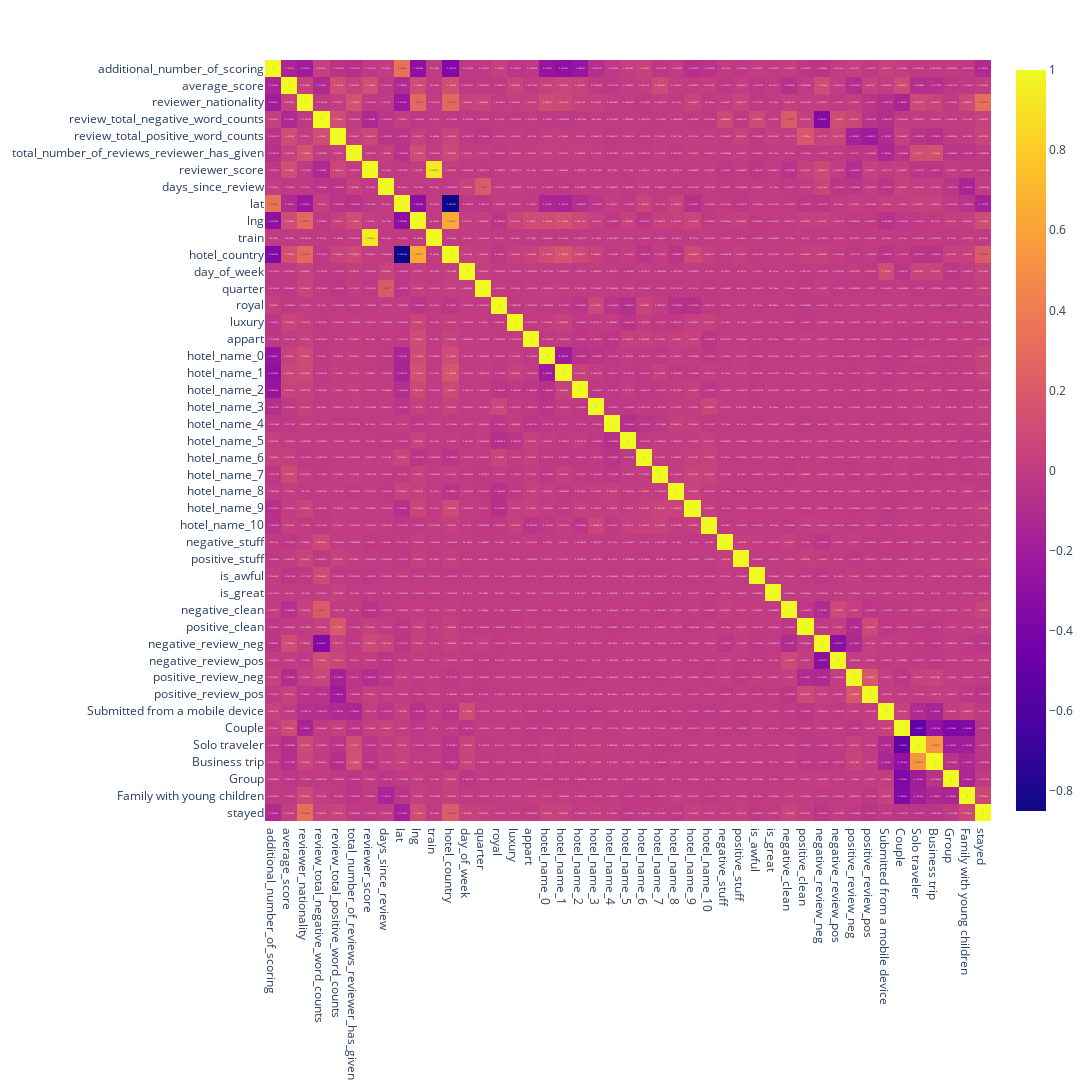

Notebook code for this chart:
### Code cell
fig = px.imshow(data.corr(numeric_only=True), 
                text_auto=True, aspect="auto",
                )
fig.update_layout(width=1500, height=1500)
fig.show()

### Figure 1 — Plotly figure (JSON) as saved in the notebook; plotly's stock layout.template omitted (floating-point values rounded to 4 significant figures; data arrays with more than 128 entries replaced by an {"elided": "..."} marker saying what was removed)
{"data": [{"coloraxis": "coloraxis", "hovertemplate": "x: %{x}<br>y: %{y}<br>color: %{z}<extra></extra>", "name": "0", "texttemplate": "%{z}", "type": "heatmap", "x": ["additional_number_of_scoring", "average_score", "reviewer_nationality", "review_total_negative_word_counts", "review_total_positive_word_counts", "total_number_of_reviews_reviewer_has_given", "reviewer_score", "days_since_review", "lat", "lng", "train", "hotel_country", "day_of_week", "quarter", "royal", "luxury", "appart", "hotel_name_0", "hotel_name_1", "hotel_name_2", "hotel_name_3", "hotel_name_4", "hotel_name_5", "hotel_name_6", "hotel_name_7", "hotel_name_8", "hotel_name_9", "hotel_name_10", "negative_stuff", "positive_stuff", "is_awful", "is_great", "negative_clean", "positive_clean", "negative_review_neg", "negative_review_pos", "positive_review_neg", "positive_review_pos", "Submitted from a mobile device", "Couple", "Solo traveler", "Business trip", "Group", "Family with young children", "stayed"], "xaxis": "x", "y": ["additional_number_of_scoring", "average_score", "reviewer_nationality", "review_total_negative_word_counts", "review_total_positive_word_counts", "total_number_of_reviews_reviewer_has_given", "reviewer_score", "days_since_review", "lat", "lng", "train", "hotel_country", "day_of_week", "quarter", "royal", "luxury", "appart", "hotel_name_0", "hotel_name_1", "hotel_name_2", "hotel_name_3", "hotel_name_4", "hotel_name_5", "hotel_name_6", "hotel_name_7", "hotel_name_8", "hotel_name_9", "hotel_name_10", "negative_stuff", "positive_stuff", "is_awful", "is_great", "negative_clean", "positive_clean", "negative_review_neg", "negative_review_pos", "positive_review_neg", "positive_review_pos", "Submitted from a mobile device", "Couple", "Solo traveler", "Business trip", "Group", "Family with young children", "stayed"], "yaxis": "y", "z": {"elided": "45x45 float values"}}], "layout": {"coloraxis": {"colorscale": [[0, "#0d0887"], [0.1111, "#46039f"], [0.2222, "#7201a8"], [0.3333, "#9c179e"], [0.4444, "#bd3786"], [0.5556, "#d8576b"], [0.6667, "#ed7953"], [0.7778, "#fb9f3a"], [0.8889, "#fdca26"], [1, "#f0f921"]]}, "height": 1500, "margin": {"t": 60}, "width": 1500, "xaxis": {"anchor": "y", "domain": [0, 1]}, "yaxis": {"anchor": "x", "autorange": "reversed", "domain": [0, 1]}}}
